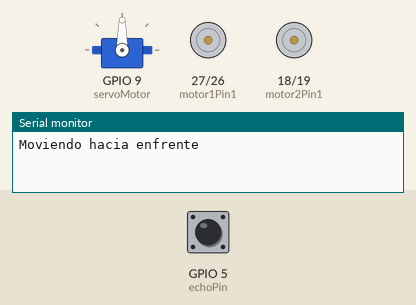
Recording of a sketch running on a simulated ESP32. Shown: servo, motor-driver pin pairs drawn as motors (green arrow = first pin HIGH = forward, orange = second pin HIGH = backward, longer = more drive, scaled by the enable pin), the last lines printed to the serial monitor. The inputs (shaded band) are chosen by the test bench; at power-on: GPIO 5 (echoPin) LOW.

Above: at 1.2 s.
1.3 s: GPIO 5 (echoPin) pulsed HIGH 2 times (0.12 s each, 0.3 s apart)
At 3.7 s:
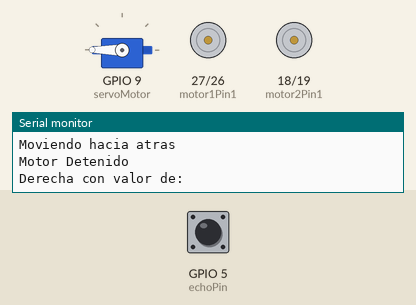
4.9 s: GPIO 5 (echoPin) pulsed HIGH 5 times (0.12 s each, 0.3 s apart)
At 9.4 s:
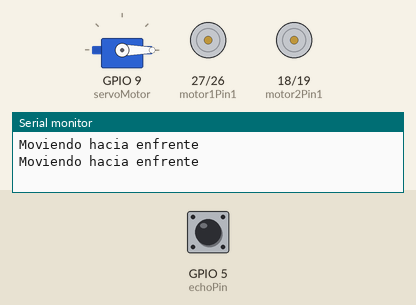
Timing chart, 0 to 10.9 s (numbered marks = the images above; inputs shaded):
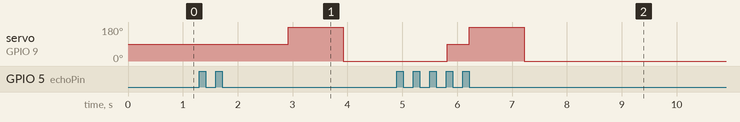

The sketch:

moverseAutomatico.ino
```cpp
//lIBRERIA PARA EL SERVO Y SU VARIABLE
#include <Servo.h>
Servo servoMotor;

//Valores para la lectura de los lados
int valorDerecha;
int valorIzquierda;

// Motor A
int motor1Pin1 = 27;
int motor1Pin2 = 26;
int enable1Pin = 14;

// Motor B
int motor2Pin1 = 18;
int motor2Pin2 = 19;
int enable2Pin = 21;

// Setting PWM properties
const int freq = 30000;
const int pwmChannel = 0;
const int pwmChannel1 = 1;
const int resolution = 8;
int dutyCycle = 200;

//Sensor Ultrasonico ENFRENTE
const int trigPin = 2; //CAMBIAR LOS PINES A LO NECESARIO
const int echoPin = 5; //CAMBIAR LOS PINES A LO NECESARIO
long duracion;
int distancia;

/*
//Sensor Ultrasonico ATRAS. ESTO NO ESTA IMPLEMENTADO AÚN.
const int trigPinB = 2; //CAMBIAR LOS PINES A LO NECESARIO
const int echoPinB = 5; //CAMBIAR LOS PINES A LO NECESARIO
long duracionB;
int distanciaB;
*/

// Buzzer CAMBIAR EL PIN NECESARIO
//const int Buzzer = 3;

//bluetooth
/*#include "BluetoothSerial.h" //Header File for Serial Bluetooth, will be added by default into Arduino
BluetoothSerial ESP_BT; //Object for Bluetooth
int incoming;*/

void setup() {

  //CAMBIAR PIN NECESARIO PARA SERVOMOTOR
  servoMotor.attach(9);

  //RECUERDA CAMBIAR PIN NECESARIO PARA EL BUZZER
  //pinMode(Buzzer, OUTPUT);

  // sets the pins as outputs:
  pinMode(motor1Pin1, OUTPUT);
  pinMode(motor1Pin2, OUTPUT);
  pinMode(enable1Pin, OUTPUT);

  pinMode(motor2Pin1, OUTPUT);
  pinMode(motor2Pin2, OUTPUT);
  pinMode(enable2Pin, OUTPUT);

  // configure LED PWM functionalitites
  /*
  ledcSetup(pwmChannel, freq, resolution);
  ledcSetup(pwmChannel1, freq, resolution);

  // attach the channel to the GPIO to be controlled
  ledcAttachPin(enable1Pin, pwmChannel);
  ledcAttachPin(enable2Pin, pwmChannel1);
  Serial.begin(115200);

  // testing
  Serial.print("Testing DC Motor...");

  ESP_BT.begin("ESP32Carrito"); //Name of your Bluetooth Signal
  Serial.println("Bluetooth Device is Ready to Pair");
  */
}

int actual = 0;
int velocidad = 200;

void loop()
{
  //tone(3,294,125); //EL PRIMER NUMERO ES EL PIN DEL BUZZER)
  //delay(100);
  //noTone(3)

  //Aqui empieza el carro a moverse.
  CalculoDistacia();
  if(distancia < 10)
  {
    adelante();
  }
  else if (distancia > 10)
  {
    Serial.print("DETECTE UN OBJETO");
    Serial.print("REVISANDO AREA");
    parar();
    reversa();
    delay(500);
    parar();
    servoMotor.write(90); //Gira a la derecha. REVISAR SI GIRA A LA DERECHA.
    CalculoDistacia(); //Mide la distancia de la derecha.
    Serial.print("Derecha con valor de: " + distancia);
    valorDerecha = distancia; //GUARDA EL VALOR DE LA DISTANCIA DE LA DERECHA.
    servoMotor.write(180); //Gira a la izquierda. REVISAR SI GIRA A LA IZQUIERDA.
    CalculoDistacia(); //Mide la distancia de la izquierda.
    Serial.print("Izquierda con valor de: " + distancia);
    valorIzquierda = distancia; //GUARDA EL VALOR DE LA DISTANCIA DE LA IZQUIERDA.
    servoMotor.write(0); //Regresa a su posición actual. REVISAR SI REGRESA A SU POSICIÓN.
    if (valorIzquierda < valorDerecha)
    {
      Serial.print("La izquierda es mejor");
      girarIzquierda();
      delay(1000);
      adelante();
    }
    else if(valorIzquierda > valorDerecha)
    {
      Serial.print("La derecha es mejor");
      girarDerecha();
      delay(1000);
      adelante();
    }
    else
    {
      Serial.print("Le doy prioridad derecha");
      girarDerecha();
      delay(1000);
      adelante();
    }
  }//condicional grande
}//void loop

void adelante()
{
  Serial.println("Moviendo hacia enfrente");
  digitalWrite(motor1Pin1, LOW);
  digitalWrite(motor1Pin2, HIGH);
  digitalWrite(motor2Pin1, LOW);
  digitalWrite(motor2Pin2, HIGH);
}

void reversa()
{
  Serial.println("Moviendo hacia atras");
  digitalWrite(motor1Pin1, HIGH);
  digitalWrite(motor1Pin2, LOW);
  digitalWrite(motor2Pin1, HIGH);
  digitalWrite(motor2Pin2, LOW);
}

void parar()
{
  Serial.println("Motor Detenido");
  digitalWrite(motor1Pin1, LOW);
  digitalWrite(motor1Pin2, LOW);
  digitalWrite(motor2Pin1, LOW);
  digitalWrite(motor2Pin2, LOW);
}

void girarDerecha()
{
  Serial.println("Moviendo Derecha");
  digitalWrite(motor1Pin1, LOW);
  digitalWrite(motor1Pin2, HIGH);
  digitalWrite(motor2Pin1, HIGH);
  digitalWrite(motor2Pin2, LOW);
}

void girarIzquierda()
{
  Serial.println("Moviendo Izquierda");
  digitalWrite(motor1Pin1, HIGH);
  digitalWrite(motor1Pin2, LOW);
  digitalWrite(motor2Pin1, LOW);
  digitalWrite(motor2Pin2, HIGH);
}

void CalculoDistacia()
{ // Esta función determina la distacia de un objeto con el sensor ultra sónico
  digitalWrite(trigPin, LOW);
  delayMicroseconds(2);
  digitalWrite(trigPin, HIGH);
  delayMicroseconds(10);
  digitalWrite(trigPin, LOW);
  duracion = pulseIn(echoPin, HIGH);
  distancia = duracion/58.2;   //Calcula la distancia en centimetros basado en la velocidad del sonido.
 }
```

Measured:
- after the input at 1.3 s, servo on GPIO 9 (servoMotor): 90° → 180° after 1.6 s, → 0° 1.0 s later
- after the input at 4.9 s, servo on GPIO 9 (servoMotor): 0° → 90° after 0.92 s, → 180° 0.40 s later, → 0° 1.0 s later
